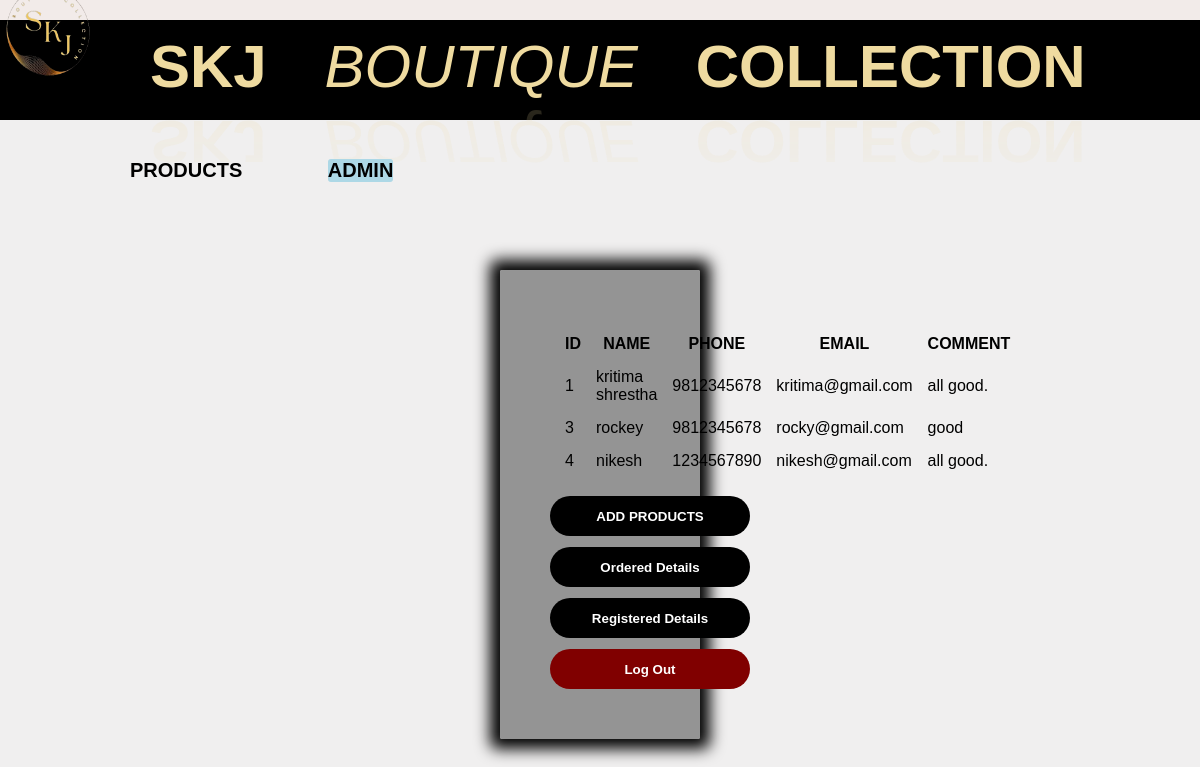
The page /admin_display_message.php on the database its author committed.
### tables this page shows
CREATE TABLE `contact` (
  `ID` int(10) UNSIGNED NOT NULL,
  `NAME` varchar(50) NOT NULL,
  `PHONE` varchar(50) NOT NULL,
  `EMAIL` varchar(100) DEFAULT NULL,
  `COMMENT` varchar(200) NOT NULL
);

### admin_display_message.php (the view, shortened to what this page needs)
<html>
    <head>
    <link rel="stylesheet" href="style.css">
	<link rel="stylesheet" href="https://cdnjs.cloudflare.com/ajax/libs/font-awesome/6.4.0/css/all.min.css"
 />
</head>
<body>
<div id="box">
<div id="header"><img src="logo_boutique2.png" id="logoimage">
		<div class="wavy">
	 	<span style="--i:1" ><B>SKJ</B></span>
	 	<span style="--i:2"><I>Boutique</I></span>
	 	<span style="--i:3"><b>Collection</b></span>
	 	</div>
	</div>
	<div class="navbar">
		<ul><B>
        <li><a href="lehenga.php">Products</a></li>
             <li class="active"><a href="button1.php">Admin</a></li>
         </B>
         </ul>
				</div>
			<form action="#" method="post">
		<div class="container1">
    <table border="1" cellspacing="15px">
        <tr>
            <th>ID</th>
            <th>NAME</th>
            <th>PHONE</th>
            <th>EMAIL</th>
			<th>COMMENT</th>
</tr>
            <?php
include('config.php');
$query="SELECT * FROM CONTACT";
$data=mysqli_query($conn,$query);
$total=mysqli_num_rows($data);
if($total!=0)
{
    while(($result=mysqli_fetch_assoc($data)))
    {
     echo "
     <tr>
     <td>".$result['ID']."</td>
     <td>".$result['NAME']."</td>
     <td>".$result['PHONE']."</td>
     <td>".$result['EMAIL']."</td>
     <td>".$result['COMMENT']."</td>
     ";
    }
}
else{
    echo"
    <tr>
    <th colspan='6'>no record found</th>
    </tr>
    ";
}
?>
</table>
</form>
<br>
<a href="add_lehenga_page.php"><center>
<input class="changeStyle" type="button" value="ADD PRODUCTS"></center></a> <br>
<a href="admin_display_order.php"><center>
<input class="changeStyle" type="button" value="Ordered Details"></center></a>
<br>
<a href="admin_display.php"><center>
<input class="changeStyle" type="button" value="Registered Details"></center></a>
<br>
<a href="index.php"><center>
<input type="button" class="changeStyle" style="background-color:maroon;" value="Log Out"></center></a>
</div>
</body>
</html>

### style.css (style rules this page uses)
#logoImage { height: 19vh; width: 12vw; margin: -4vh -2vw;float: left; }
.wavy { position : absolute; top: -25%; left: 10%; -webkit-box-reflect:below -12px linear-gradient(transparent,rgba(0, 0, 0, 0.2)); }
.wavy span { display: inline-block; color:rgb(239, 219, 160); font-size:60px;margin-left:30px;margin-top: -10px; text-transform: uppercase;animation: animate 1s ease-in-out infinite;animation-delay: calc(0.3s *var(--i)); }
#header { height:100px; background-color:black;opacity:100%;color: white; width:100%; font-size: 100px; text-decoration: blink;text-decoration-style: double; box-sizing: border-box; position:sticky; }
.navbar { height: 30px;width:85%;opacity: 100%; font-size: 20px; margin: auto; padding:50px 0; align-items: center;display: flex;position: sticky; }
.navbar ul li { list-style: none;display: inline-block;margin: 20px 40px; }
.navbar ul li a { text-decoration: none; color: black; text-transform: uppercase; }
.active,.navbar ul li a:hover { background: lightblue; border-radius: 3px; transition: 1s all ease; }
#box { margin:20px auto; height:200%; background-image:cover; border-image-width: 1px; background-color: rgb(240, 239, 239); }
.container1 { border-radius:2px;background-color:transparent; padding:50px;margin:50px 500px; opacity: 100%;box-shadow: 0 0 15px 10px black;background-color: #6f6f6fb4; }
* { padding:0; margin: 0; box-sizing: border-box; }
body { font-family: 'Franklin Gothic Medium', 'Arial Narrow', Arial, sans-serif; }
:root { --green:#67a25b; --red:#c0392b; --orange:#FF7700; --black:#000000; --white:#fff; --light-color:#666; --light-white:#ccc; --light-bg:#f2ebe9; --border:.1rem solid var(--black); --box-shadow:0 .5rem 1rem rgba(0,0,0,.1); }
* { font-family: 'Rubik', sans-serif; margin:0; padding:0; box-sizing: border-box; outline: none; border:none; text-decoration: none; transition:all .2s linear; }
html { font-size: 62.5%; overflow-x: hidden; }
body { background-color: var(--light-bg); }
:root { --black:#110101; --red:#c0392b; --orange:#FF7700; --green:rgb(97, 202, 97); --white:#fff; --light-color:#666; --light-green:rgb(136, 251, 136); --light-white:#ccc; --light-bg:#f2ebe9; --border:.1rem solid var(--black); --box-shadow:0 .5rem 1rem rgba(0,0,0,.1); }

### admin_display_message.php (style rules this page uses)
.changeStyle { border-radius: 20px; width: 20rem; height:4rem; font-weight:bold; color:white; background-color:black; }

### rows shown on the page
contact: ID "1", NAME "kritima shrestha", PHONE "9812345678", EMAIL "kritima@gmail.com", COMMENT "all good."
contact: ID "3", NAME "rockey", PHONE "9812345678", EMAIL "rocky@gmail.com", COMMENT "good"
contact: ID "4", NAME "nikesh", PHONE "1234567890", EMAIL "nikesh@gmail.com", COMMENT "all good."
